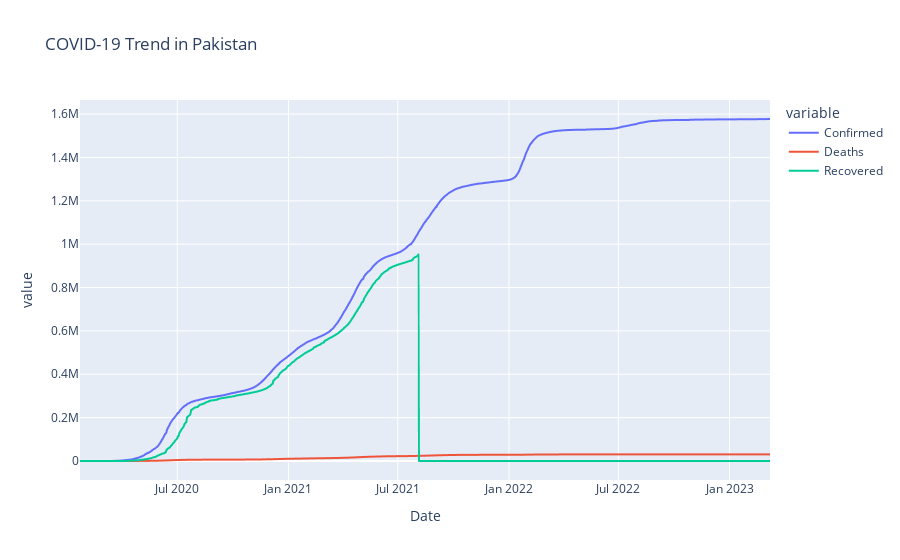

Notebook code for this chart:
### Code cell
# Interactive Line Plot for a Country
# Filter a specific country
pakistan = merged_df[merged_df['Country/Region'] == 'Pakistan']

fig = px.line(pakistan.groupby('Date').sum().reset_index(), 
              x='Date', y=['Confirmed', 'Deaths', 'Recovered'],
              title='COVID-19 Trend in Pakistan')
fig.show()

### Figure 1 — Plotly figure (JSON) as saved in the notebook; plotly's stock layout.template omitted (floating-point values rounded to 4 significant figures; data arrays with more than 128 entries replaced by an {"elided": "..."} marker saying what was removed)
{"data": [{"hovertemplate": "variable=Confirmed<br>Date=%{x}<br>value=%{y}<extra></extra>", "legendgroup": "Confirmed", "line": {"color": "#636efa", "dash": "solid"}, "marker": {"symbol": "circle"}, "mode": "lines", "name": "Confirmed", "showlegend": true, "type": "scattergl", "x": {"elided": "1143 str values"}, "xaxis": "x", "y": {"elided": "1143 int values"}, "yaxis": "y"}, {"hovertemplate": "variable=Deaths<br>Date=%{x}<br>value=%{y}<extra></extra>", "legendgroup": "Deaths", "line": {"color": "#EF553B", "dash": "solid"}, "marker": {"symbol": "circle"}, "mode": "lines", "name": "Deaths", "showlegend": true, "type": "scattergl", "x": {"elided": "1143 str values"}, "xaxis": "x", "y": {"elided": "1143 int values"}, "yaxis": "y"}, {"hovertemplate": "variable=Recovered<br>Date=%{x}<br>value=%{y}<extra></extra>", "legendgroup": "Recovered", "line": {"color": "#00cc96", "dash": "solid"}, "marker": {"symbol": "circle"}, "mode": "lines", "name": "Recovered", "showlegend": true, "type": "scattergl", "x": {"elided": "1143 str values"}, "xaxis": "x", "y": {"elided": "1143 int values"}, "yaxis": "y"}], "layout": {"legend": {"title": {"text": "variable"}, "tracegroupgap": 0}, "title": {"text": "COVID-19 Trend in Pakistan"}, "xaxis": {"anchor": "y", "domain": [0, 1], "title": {"text": "Date"}}, "yaxis": {"anchor": "x", "domain": [0, 1], "title": {"text": "value"}}}}
